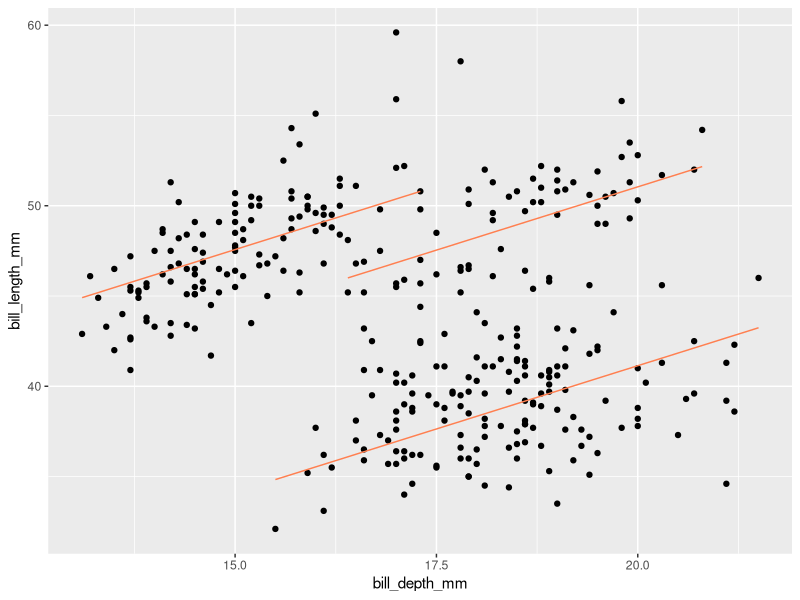
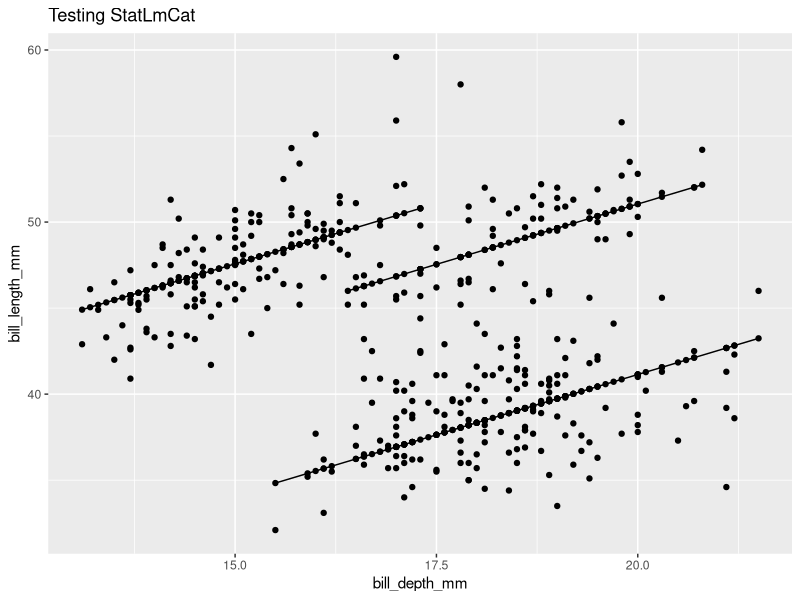
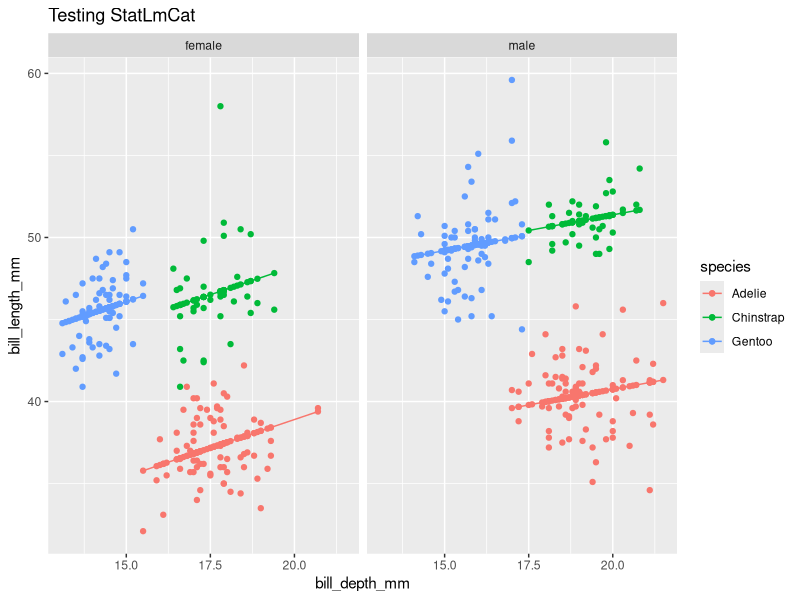
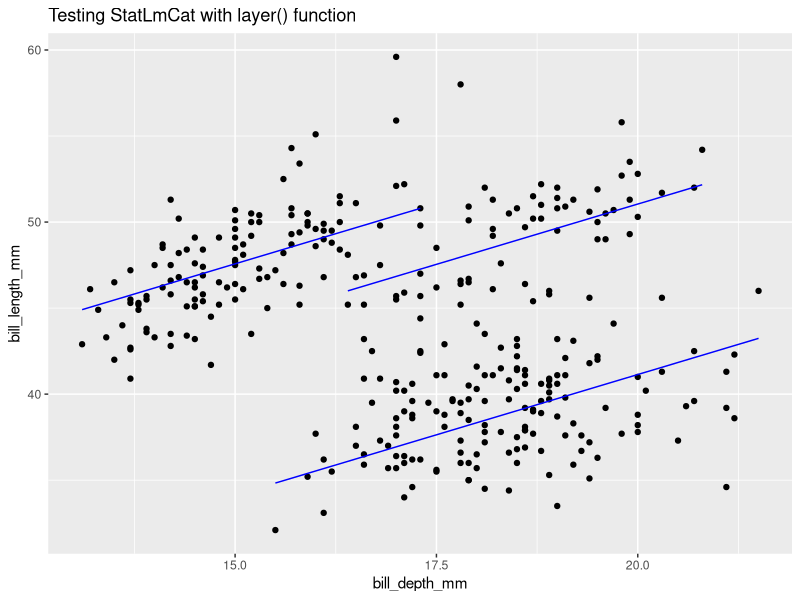
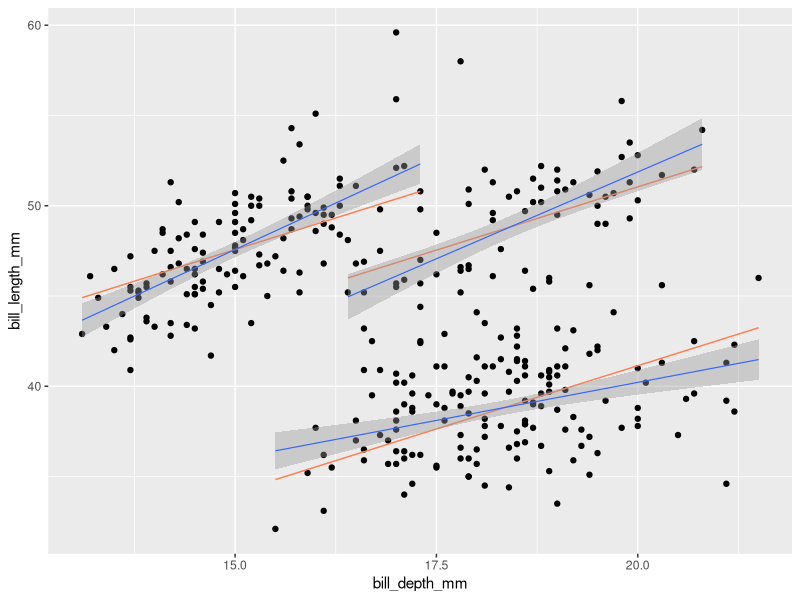
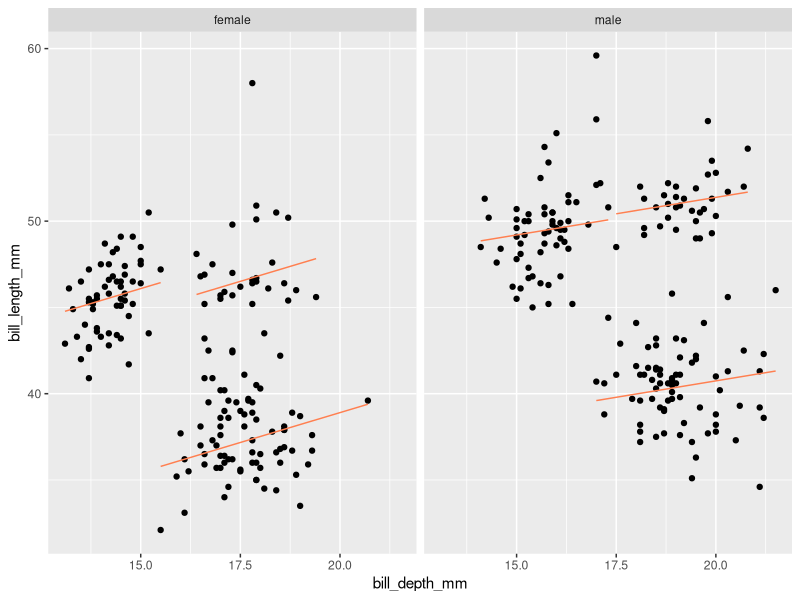

The R source for these figures, in order:
## ---- chunk 1
#| label: fitted_1

library(tidyverse)
penguins <- remove_missing(palmerpenguins::penguins)

model <- lm(formula = bill_length_mm ~ bill_depth_mm + 
              species, 
            data = penguins) 

penguins_w_fitted <- penguins |> 
  mutate(fitted = model$fitted.values)

penguins |> 
  ggplot() + 
  aes(x = bill_depth_mm, 
      y = bill_length_mm,
      group = species) +
  geom_point() + 
  geom_line(data = penguins_w_fitted,
             aes(y = fitted),
             color = "coral")
## ---- chunk 2
layer_data(plot = last_plot(), 
           i = 2) # the fitted y (not the raw data y) is of interest
## ---- chunk 3
#| label: fitted_2

compute_panel_lm_cat <- function(data, scales){

  model<-lm(formula = y ~ x + cat, data = data)
  
  data |> 
    mutate(y = model$fitted.values)
  
}
## ---- chunk 4
## Test compute. 
penguins |>
  select(x = bill_depth_mm, 
         y = bill_length_mm,
         cat = species) |>
  compute_panel_lm_cat()
## ---- chunk 5
#| label: fitted_3
StatLmCat <- ggplot2::ggproto(`_class` = "StatLmCat",
                                  `_inherit` = ggplot2::Stat,
                                  required_aes = c("x", "y", "cat"),
                                  compute_panel = compute_panel_lm_cat)
## ---- chunk 6
penguins |> 
  ggplot() + 
  aes(x = bill_depth_mm,
      y = bill_length_mm,
      cat = species) + 
  geom_point() + 
  geom_point(stat = StatLmCat) +
  geom_line(stat = StatLmCat) + 
  labs(title = "Testing StatLmCat")

## ---- chunk 7
last_plot() + 
  aes(color = species) + 
  facet_wrap(facet = vars(sex))
## ---- chunk 8
penguins |> 
  ggplot() + 
  aes(x = bill_depth_mm,
      y = bill_length_mm,
      cat = species) + 
  geom_point() + 
  layer(geom = GeomLine, 
        stat = StatLmCat, 
        position = "identity", 
        params = list(color = "blue")) + 
  labs(title = "Testing StatLmCat with layer() function")
## ---- chunk 9
#| label: fitted_4

stat_lm_cat <- function(mapping = NULL, data = NULL, geom = "line", position = "identity", 
    ..., show.legend = NA, inherit.aes = TRUE) {
    layer(data = data, mapping = mapping, stat = StatLmCat, 
        geom = geom, position = position, show.legend = show.legend, 
        inherit.aes = inherit.aes, params = list(na.rm = FALSE, 
            ...))
}
## ---- chunk 10
geom_lm_cat <- stat_lm_cat
## ---- chunk 11
# user-facing function
geom_lm_cat <- function(mapping = NULL, data = NULL, 
                         stat = "lm_cat", position = "identity", 
                         ..., show.legend = NA, inherit.aes = TRUE) 
{
    layer(data = data, mapping = mapping, stat = stat, 
        geom = GeomLine, position = position, show.legend = show.legend, 
        inherit.aes = inherit.aes, params = rlang::list2(na.rm = FALSE, 
            ...))
}
## ---- chunk 12
#| label: fitted_5
penguins |> 
  ggplot() + 
  aes(x = bill_depth_mm, 
      y = bill_length_mm,
      cat = species) +
  geom_point() + 
  geom_lm_cat(color = "coral") +
  geom_smooth(method = "lm", 
              linewidth = .4) 
## ---- chunk 13
#| label: fitted_6
penguins |> 
  ggplot() + 
  aes(x = bill_depth_mm, 
      y = bill_length_mm,
      cat = species) +
  geom_point() + 
  geom_lm_cat(color = "coral") + 
  facet_wrap(facets = vars(sex))
## ---- chunk 14
library(tidyverse)

# Step 1. Define compute
compute_panel_lm_cat <- function(data, scales){
  model <- lm(formula = y ~ x + cat, data = data)
  data |> 
    mutate(y = model$fitted.values)
}


# Step 2. Define Stat
StatLmCat = ggproto(`_class` = "StatLmCat",
                      `_inherit` = Stat,
                      required_aes = c("x", "y"),
                      compute_group = compute_panel_lm_cat)

# Step 3. Define user-facing functions

## define stat_*()
stat_lm_cat <- function(mapping = NULL, data = NULL, 
                         geom = "line", position = "identity", 
                         ..., show.legend = NA, inherit.aes = TRUE) 
{
    layer(data = data, mapping = mapping, stat = StatLmCat, 
        geom = geom, position = position, show.legend = show.legend, 
        inherit.aes = inherit.aes, params = rlang::list2(na.rm = FALSE, 
            ...))
}

## define geom_*()
geom_lm_cat <- stat_lm_cat
